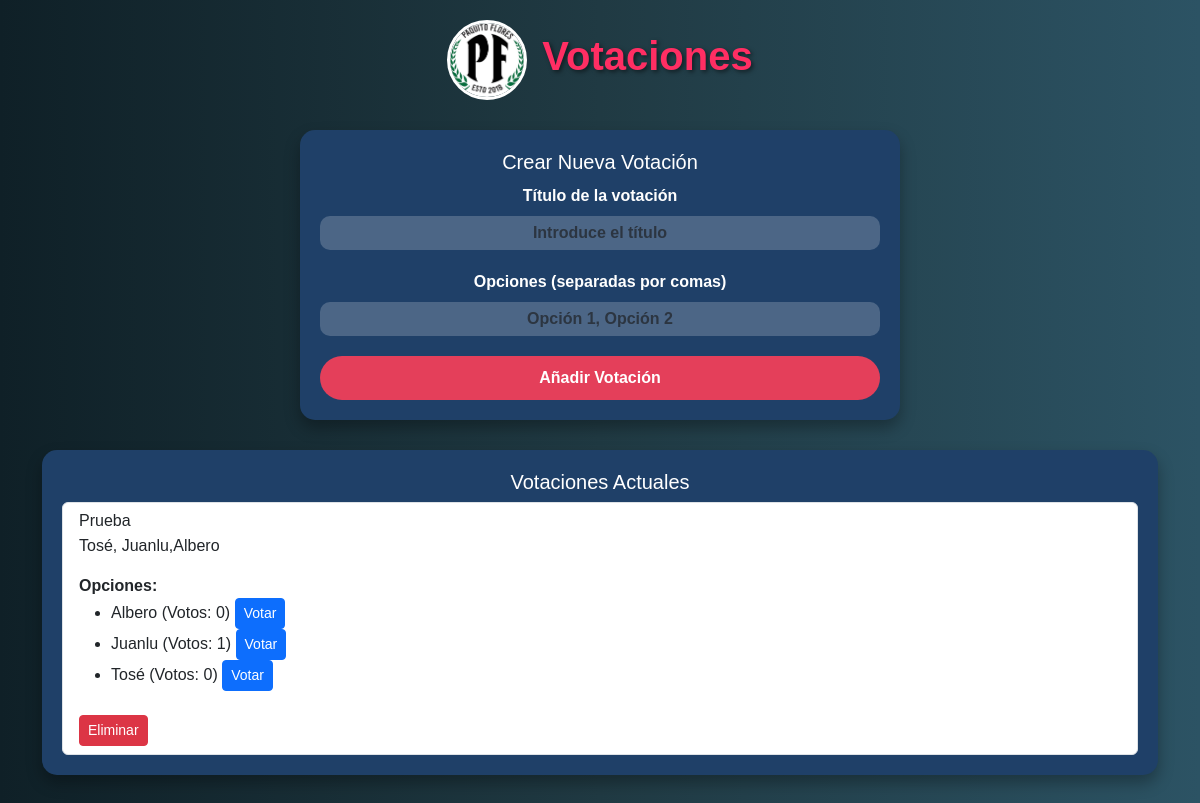
The page /votaciones (signed in) on the database its author committed.
### src/dbs/db_interface.py (models this page shows)
class Voting(Base):
    __tablename__ = 'votaciones'
    id = Column(Integer, primary_key=True)
    title = Column(String, nullable=False)
    description = Column(String, nullable=True)
    option = relationship("opciones", back_populates="votaciones")

class Option(Base):
    __tablename__ = 'opciones'
    id = Column(Integer, primary_key=True)
    voting_id = Column(Integer, ForeignKey('votaciones.id'), nullable=False)
    option_text = Column(String, nullable=False)
    voting = relationship("votaciones", back_populates="opciones")

### src/controllers/votaciones.py (the view)
@votaciones_bp.route('/votaciones', methods=['GET', 'POST'])
@login_requerido
def votaciones():
    user_id = session.get('user_id')
    usuario_actual = obtener_usuario_por_id(user_id)
    if request.method == 'POST':
        titulo = request.form['titulo']
        descripcion = request.form['opciones']
        insertar_votacion(titulo, descripcion)
        flash('Votación creada con éxito')
        return redirect(url_for('votaciones.votaciones'))
    votaciones = obtener_votaciones()
    return render_template('votaciones.html', votaciones=votaciones, current_user=usuario_actual)

### src/controllers/auth.py (called while the page is built)
def login_requerido(f):
    @wraps(f)
    def decorated_function(*args, **kwargs):
        if 'user_id' not in session:
            flash('Debes iniciar sesión para acceder a esta página.')
            return redirect(url_for('auth.login'))
        return f(*args, **kwargs)
    return decorated_function

### src/dbs/db_interface.py (called while the page is built)
def conectar():
    try:
        conn = sqlite3.connect(db_path)
        return conn
    except sqlite3.Error as e:
        print(f"Error al conectar con la base de datos: {e}")
        return None

def cerrar(conn):
    if conn:
        conn.close()

### src/dbs/db_user.py (called while the page is built)
def obtener_usuario_por_id(user_id):
    conn = conectar()
    if conn:
        try:
            cursor = conn.cursor()
            cursor.execute('SELECT * FROM users WHERE id = ?', (user_id,))
            user = cursor.fetchone()
            return user
        except Exception as e:
            print(f"Error al obtener usuario: {e}")
        finally:
            cerrar(conn)

### src/templates/votaciones.html (shortened to what this page needs)
<!DOCTYPE html>
<html lang="en">
<head>
    <link rel="stylesheet" href="https://cdn.jsdelivr.net/npm/bootstrap@5.3.0-alpha3/dist/css/bootstrap.min.css">
    <link href="https://cdnjs.cloudflare.com/ajax/libs/font-awesome/6.0.0-beta3/css/all.min.css" rel="stylesheet">
</head>
<body>
    <div class="container">
        <div class="main-title text-center mb-0 d-flex align-items-center " style="display: flex;    margin-bottom: 50px;">
            <div class="logo-container">
                <a href="{{ url_for('index.home') }}">
                    <img src="{{ url_for('static', filename='img/logo.jpg') }}" alt="Logo">
                </a>
            </div>
            <h1 class="main-title">Votaciones</h1>
        </div>
        <div th:if="${current_user.role == 'presidente'}" class="form-container mx-auto" style="max-width: 600px;">
            <h5 class="card-title">Crear Nueva Votación</h5>
            <form th:action="@{/votaciones}" method="post">
                <div class="form-div">
                    <label for="titulo" class="form-label text-center w-100">Título de la votación</label>
                    <input type="text" class="form-control text-center" id="titulo" name="titulo" placeholder="Introduce el título" required>
                </div>
                <div class="form-div">
                    <label for="opciones" class="form-label text-center w-100">Opciones (separadas por comas)</label>
                    <input type="text" class="form-control text-center" id="opciones" name="opciones" placeholder="Opción 1, Opción 2" required>
                </div>
                <button type="submit" class="btn btn-custom w-100">Añadir Votación</button>
            </form>
        </div>
<div class="votaciones-container form-container mx-auto">
    <h5 class="text-center">Votaciones Actuales</h5>
    <div class="list-group">
        {% for votacion_id, votacion_data in votaciones.items() %}
            <div class="list-group-item">
                <h6 class="mb-1">{{ votacion_data.title }}</h6>
                <p>{{ votacion_data.description }}</p>
                <div class="mt-2">
                    <strong>Opciones:</strong>
                    <ul>
                        {% for opcion in votacion_data.options %}
                            <li>
                                {{ opcion.option_text }} (Votos: {{ opcion.vote_count }})
                                <form action="{{ url_for('votaciones.votar_opcion', opcion_id=opcion.id) }}" method="post" style="display:inline;">
                                    <button type="submit" class="btn btn-primary btn-sm">Votar</button>
                                </form>
                            </li>
                        {% endfor %}
                    </ul>
                </div>
                {% if session['user_role'] in ['presidente', 'administrador'] %}
                    <form action="{{ url_for('votaciones.eliminar_votacion', votacion_id=votacion_id) }}" method="post" style="display:inline;">
                        <button type="submit" class="btn btn-danger btn-sm mt-2">Eliminar</button>
                    </form>
                {% endif %}
            </div>
        {% endfor %}
    </div>
</div>
</body>
</html>

### src/templates/votaciones.html (style rules this page uses)
body { background: linear-gradient(to right, #0f2027, #203a43, #2c5364); color: #ffffff; font-family: 'Arial', sans-serif; overflow-x: hidden; display: flex; align-items: center; flex-direction: column; }
.logo-container img { width: 80px; height: 80px; border-radius: 50%; border: 3px solid #ffffff; margin-right: 15px; animation: bounce 2s infinite; }
.container { margin-top: 20px; }
.main-title { flex-wrap: nowrap; justify-content: center; font-size: 2.5rem; color: #ff2e63; font-weight: bold; text-shadow: 2px 2px 4px rgba(0, 0, 0, 0.5); animation: fadeIn 1s ease-in-out; }
.form-container { margin-top: 30px; background-color: #1f4068; border-radius: 15px; padding: 20px; box-shadow: 0 8px 16px rgba(0, 0, 0, 0.3); transition: transform 0.3s, box-shadow 0.3s; margin-bottom: 30px; }
.form-label, .form-control { display: block; text-align: center; color: #ffffff; font-weight: bold; width: 90%; }
.form-control { width: 100%; padding: 5px 0; background: rgba(255, 255, 255, 0.2); border: none; border-radius: 10px; transition: background 0.3s, box-shadow 0.3s; }
.form-div { margin-bottom: 20px; }
.btn-custom { background-color: #e43f5a; color: #ffffff; border: none; padding: 10px 20px; border-radius: 25px; transition: background-color 0.3s, transform 0.2s, box-shadow 0.2s; font-weight: bold; }
.card-title { margin-bottom: 10px; text-align: center; font-size: 20px; }
.logo-container { display: inline-block; }

### rows shown on the page
Voting: title "Prueba", description "Tosé, Juanlu,Albero"
Option: option_text "Albero", vote_count "0"
Option: option_text "Juanlu", vote_count "1"
Option: option_text "Tosé", vote_count "0"
